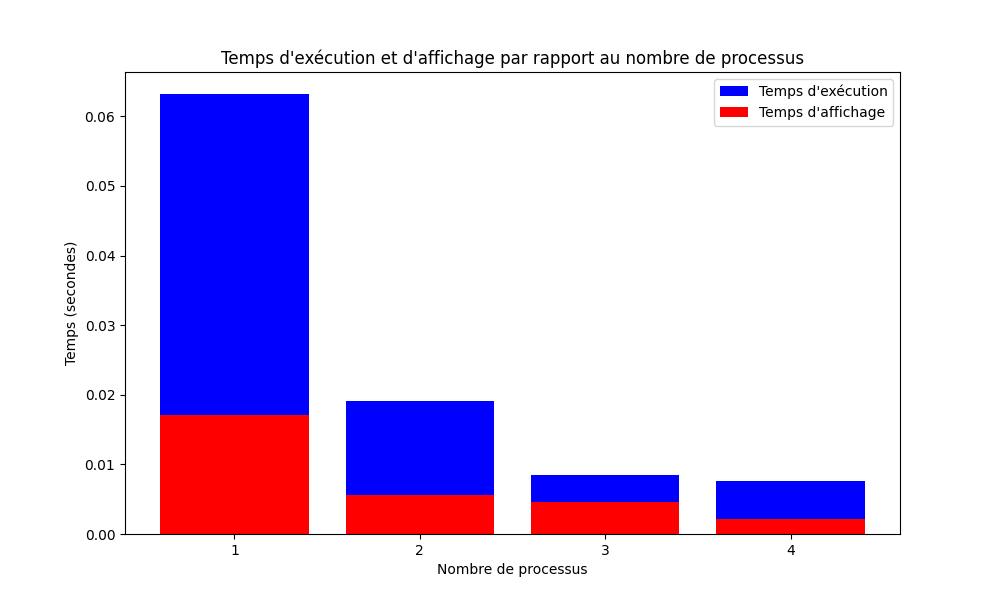

Recreate this plot in Python.
import matplotlib.pyplot as plt

num_processes = [1, 2, 3, 4]
execution_times = [6.32e-02, 1.91e-02, 8.52e-03, 7.66e-03]
display_times = [1.71e-02, 5.62e-03, 4.56e-03, 2.13e-03]

# Créer un graph
plt.figure(figsize=(10, 6))
plt.bar(num_processes, execution_times, color='blue', label='Temps d\'exécution')
plt.bar(num_processes, display_times, color='red', label='Temps d\'affichage')
plt.xlabel('Nombre de processus')
plt.ylabel('Temps (secondes)')
plt.title('Temps d\'exécution et d\'affichage par rapport au nombre de processus')
plt.xticks(num_processes)
plt.legend()

# Affichage du graphique
plt.show()
